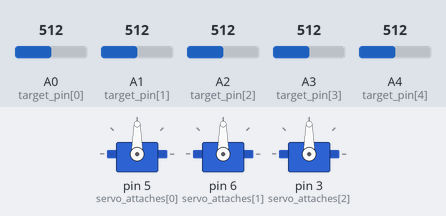
A sketch run on a simulated Arduino Uno, built with avr-gcc and run on an emulated ATmega328P. Shown: 3 × servo. The test bench sets the inputs (shaded band); at power-on: A0 (target_pin[0]) = 512, A1 (target_pin[1]) = 512, A2 (target_pin[2]) = 512, A3 (target_pin[3]) = 512, A4 (target_pin[4]) = 512. What the sketch prints to the serial monitor is not drawn.

Above: at 2.4 s.
2.5 s: A0 (target_pin[0]) set to 535
5.5 s: A0 (target_pin[0]) set to 554
At 6.2 s:
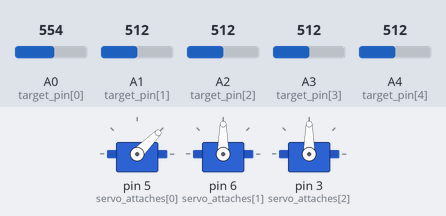
7.4 s: A1 (target_pin[1]) set to 530
9.1 s: A1 (target_pin[1]) set to 556
At 9.8 s:
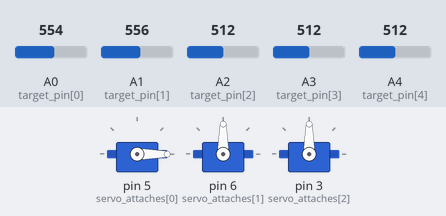
10.7 s: A2 (target_pin[2]) set to 534
12.4 s: A2 (target_pin[2]) set to 555
At 13.3 s:
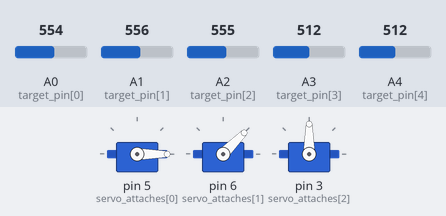
Timing chart, 0 to 15.1 s (numbered marks = the images above; inputs shaded):
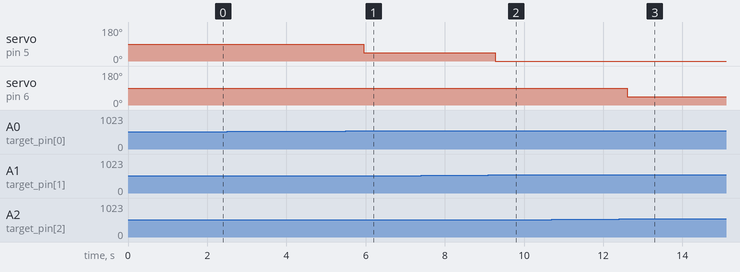

Measured:
- the behaviour switches between 545 and 546 on A0 (target_pin[0]) (found by bisection; images 0 and 1)
- the behaviour switches between 545 and 546 on A1 (target_pin[1]) (found by bisection; images 1 and 2)
- the behaviour switches between 545 and 546 on A2 (target_pin[2]) (found by bisection; images 2 and 3)
- after the input at 2.5 s, every drawn part: stays the same
- after the input at 5.5 s, servo on pin 5 (servo_attaches[0]): 90° → 45° after 0.45 s
- after the input at 7.4 s, every drawn part: stays the same
- after the input at 9.1 s, servo on pin 5 (servo_attaches[0]): 45° → 0° after 0.18 s
- after the input at 10.7 s, every drawn part: stays the same
- after the input at 12.4 s, servo on pin 6 (servo_attaches[1]): 90° → 45° after 0.20 s

The sketch:

debug_bersaglio.ino
```cpp
// Program for the debug of the target, reading values and threshold
/*
 *  First mode: just read the values and check the calibration
 *
 *  Second mode: force the closure of the target and check if the fuctions are working
 *
 */

#define Mode_1 false
#define Mode_2 true

//servo library
#include <Servo.h>

// target pinout
int target_pin[5]= {A0, A1, A2, A3, A4};
bool target_covered[5];
int threshold_target[5];
int target_hit = 0;
int target_close = 0;

// servo pinout
int const close_angle= -45; //counterclockwise: Positive
int const offset_angle = 90;
int const n_servo= 3;
int servo_attaches[n_servo]= {5, 6, 3}; // they are PWM pins
Servo myservo[n_servo];


void setup() {

  Serial.begin(9600);

  // target setup
  for (int i=0; i<5; i++){
    pinMode(target_pin[i], INPUT_PULLUP); //check it
    target_covered[i] = false;
  }

  // servo setup
  for (int i=0; i<n_servo; i++)
    myservo[i].attach(servo_attaches[i]);
  reset_servo();

  // threshold calibration
  for (int i=0; i<5; i++)
    threshold_target[i]= calibration_fun(target_pin[i]);

  if (Mode_1){
    Serial.println("\033[1mCalibration: \033[0m");
    for (int i=0; i<5; i++){
      Serial.print("Target: ");
      Serial.print(i+1);
      Serial.print("\t");
      Serial.println(threshold_target[i]);
    }
  }
}

void loop() {

  if (Mode_1){
    Serial.print("Digit the traget: ");
    while(target_hit < 5){
      if (Serial.available() > 0) {
        target_close = Serial.read()-49; // i don't know, but when i digit 1 the machine read 49

        Serial.println(target_close+1);


        if (target_covered[target_close] == false){
          close_target (target_close+1, target_covered);
          target_covered[target_close]= true;
          target_hit=target_hit+1;
        }

        Serial.println("Target covered:");
        for (int i=0; i<5; i++){
          Serial.print(target_covered[i]);
          Serial.print("\t");
        }
        Serial.println();
        Serial.print("Digit the traget: ");
      }
    }
    reset_servo();
    target_hit=0;
    for (int i=0; i<5; i++)
        target_covered[i] = false;
  }


  if (Mode_2){
    for (int i=0; i<5; i++){
      if (target_covered[i] == false){
        if(read_value(target_pin[i])> threshold_target[i]){
           close_target (i+1, target_covered);
           target_covered[i]= true;
           target_hit=target_hit+1;
        }
      }
    }

    Serial.println("\033[1mVALUE READ: \033[0m");
    for (int i=0; i<5; i++){
      Serial.print("Target: ");
      Serial.print(i+1);
      Serial.print("\t value: ");
      Serial.println(read_value(target_pin[i]));
      Serial.print("\t threshold:");
      Serial.println(threshold_target[i]);
    }


    if (target_hit == 5){
      delay(2000);
      reset_servo();
      target_hit=0;
      for (int i=0; i<5; i++){
        target_covered[i] = false;
        threshold_target[i]= calibration_fun(target_pin[i]);
      }
    }
     delay(500);
  }
}

// Servo function

void reset_servo(){
  for (int i=0; i<3; i++)
    myservo[i].write(offset_angle);
}

void close_target (int target, bool* target_covered){
  if (target == 1 || target == 2){
    close_servo_target (0, target, target_covered);
    return;
  }
  if (target == 3 || target == 4){
    close_servo_target (1, target, target_covered);
    return;
  }
  myservo[2].write(30);
  return;
}

void close_servo_target (int servo, int target, bool* target_covered){
  if (target%2== 0){
    if (target_covered[target-2]==true){
      myservo[servo].write(offset_angle+2*close_angle);
      return;
    }
    myservo[servo].write(offset_angle-close_angle);
    return;
  }
  if (target_covered[target]==true){ // this target is target+1-1(array)
    myservo[servo].write(offset_angle-2*close_angle);
    return;
  }
  myservo[servo].write(offset_angle+close_angle);
  return;
}


// Calibration function

int calibration_fun(int target){
  double sum = 0.0;

  for (int i =0; i<50; i++){
    sum += analogRead(target);
    delay(5);
  }

  double mean=sum / 50;

  return mean*(0.08/500*(800- mean)+1.02);
}


// read a value register for a point making a mean of 5 value, to reduce the noise activation

int read_value(int target_pin){
  double sum = 0.0;

  for (int i =0; i<5; i++){
    sum += analogRead(target_pin);
  }

  return sum / 5;
}
```
